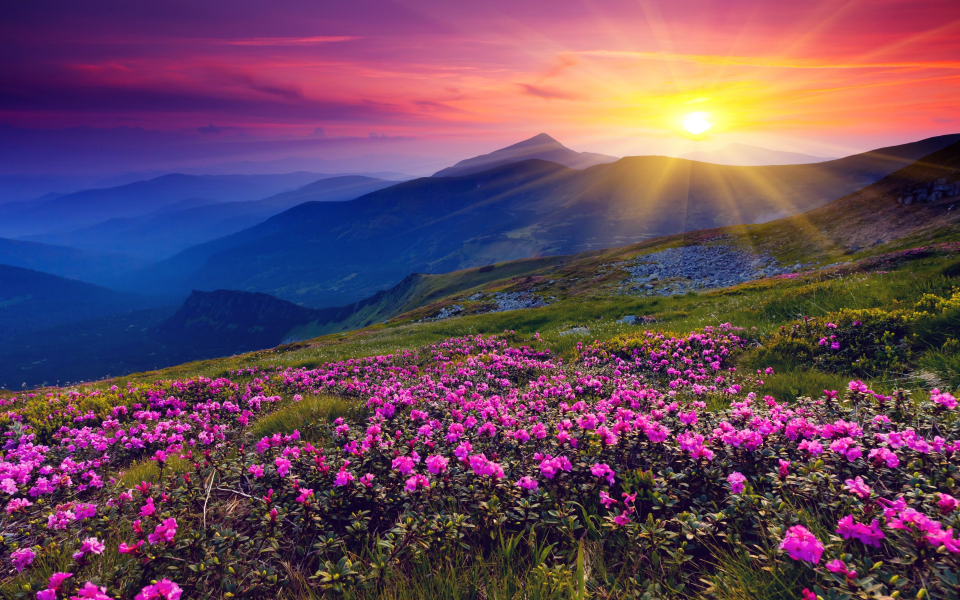
#> input picture data/mountain.jpg, 2880 x 1800 px (shown at 1/3 size)
$ python cropping.py
#> lines starting #> are read from the running program, lines starting #| are printed output that depends on the picture
import os
import cv2

img1=cv2.imread(os.path.join(".","data","mountain.jpg"))
#> img1 is the input picture: shape (1800, 2880, 3); mean B, G, R 94, 71.9, 104.6
img=cv2.resize(img1,(1000,400))
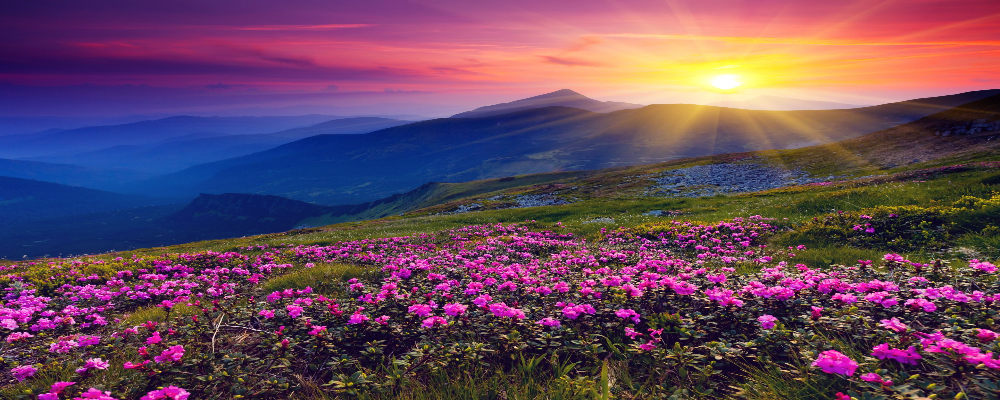
#> img: shape (400, 1000, 3); mean B, G, R 93.9, 71.8, 104.5

cropped_img=img[200:300,200:600]
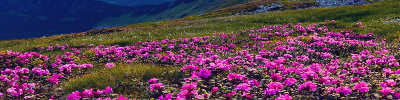
#> cropped_img: shape (100, 400, 3); mean B, G, R 81.9, 63.6, 95.6


cv2.imshow("mountain",img)
cv2.imshow("crop",cropped_img)
cv2.waitKey(0)
